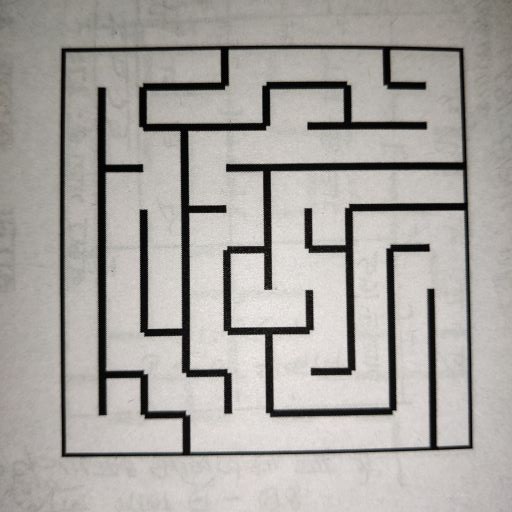
#> input picture task_1b_detect_and_encode_maze/test_cases/maze09.jpg, 512 x 512 px
$ python pyimagesearch1.py
#> lines starting #> are read from the running program, lines starting #| are printed output that depends on the picture; after the words box and inside, x2 and y2 are one past the last pixel; in counts of white or black regions, pixels touching at a corner belong together
import cv2 as cv
import numpy as np
from matplotlib import pyplot as plt
import imutils
from skimage.filters import threshold_local
def order_points(pts):
	# initialzie a list of coordinates that will be ordered
	# such that the first entry in the list is the top-left,
	# the second entry is the top-right, the third is the
	# bottom-right, and the fourth is the bottom-left
	rect = np.zeros((4, 2), dtype = "float32")
	# the top-left point will have the smallest sum, whereas
	# the bottom-right point will have the largest sum
	s = pts.sum(axis = 1)
	rect[0] = pts[np.argmin(s)]
	rect[2] = pts[np.argmax(s)]
	# now, compute the difference between the points, the
	# top-right point will have the smallest difference,
	# whereas the bottom-left will have the largest difference
	diff = np.diff(pts, axis = 1)
	rect[1] = pts[np.argmin(diff)]
	rect[3] = pts[np.argmax(diff)]
	# return the ordered coordinates
	return rect
def four_point_transform(image, pts):
	# obtain a consistent order of the points and unpack them
	# individually
	rect = order_points(pts)
	(tl, tr, br, bl) = rect
	# compute the width of the new image, which will be the
	# maximum distance between bottom-right and bottom-left
	# x-coordiates or the top-right and top-left x-coordinates
	widthA = np.sqrt(((br[0] - bl[0]) ** 2) + ((br[1] - bl[1]) ** 2))
	widthB = np.sqrt(((tr[0] - tl[0]) ** 2) + ((tr[1] - tl[1]) ** 2))
	maxWidth = max(int(widthA), int(widthB))
	# compute the height of the new image, which will be the
	# maximum distance between the top-right and bottom-right
	# y-coordinates or the top-left and bottom-left y-coordinates
	heightA = np.sqrt(((tr[0] - br[0]) ** 2) + ((tr[1] - br[1]) ** 2))
	heightB = np.sqrt(((tl[0] - bl[0]) ** 2) + ((tl[1] - bl[1]) ** 2))
	maxHeight = max(int(heightA), int(heightB))
	print(f"max width{maxWidth} and max height = {maxHeight}")
	# now that we have the dimensions of the new image, construct
	# the set of destination points to obtain a "birds eye view",
	# (i.e. top-down view) of the image, again specifying points
	# in the top-left, top-right, bottom-right, and bottom-left
	# order
	dst = np.array([
		[0, 0],
		[maxWidth - 1, 0],
		[maxWidth - 1, maxHeight - 1],
		[0, maxHeight - 1]], dtype = "float32")
	# compute the perspective transform matrix and then apply it
	M = cv.getPerspectiveTransform(rect, dst)
	warped = cv.warpPerspective(image, M, (maxWidth, maxHeight))
	# return the warped image
	return warped
if __name__ == '__main__':

	image = cv.imread('maze09.jpg')
#> image is the input picture: shape (512, 512, 3); mean B, G, R 160.4, 164.4, 167.9
	ratio = image.shape[0] / 500.0
#> ratio = 1.02
	orig = image.copy()
	image = imutils.resize(image, height = 500)
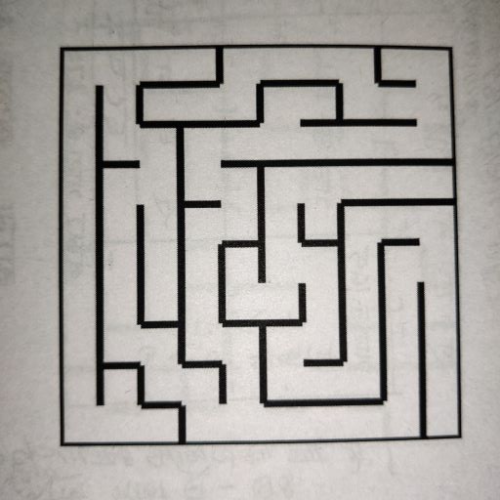
#> image: shape (500, 500, 3); mean B, G, R 160.4, 164.4, 167.9
	# convert the image to grayscale, blur it, and find edges
	# in the image
	gray = cv.cvtColor(image, cv.COLOR_BGR2GRAY)
	gray = cv.GaussianBlur(gray, (3, 3), 0)
	edged = cv.Canny(gray, 75, 200)
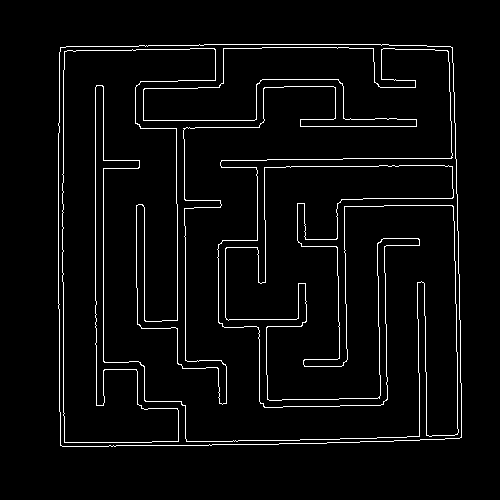
#> edged: shape (500, 500); 3.8% white in thin lines or dots, all inside (x1, y1, x2, y2) = (58, 44, 462, 447)
	# show the original image and the edge detected image
	print("STEP 1: Edge Detection")
	cv.imshow("Image", image)
	cv.imshow("Edged", edged)
	cnts = cv.findContours(edged.copy(), cv.RETR_LIST, cv.CHAIN_APPROX_SIMPLE)
#> cnts = 4 contours; box (x1, y1, x2, y2) and area: (58, 44, 462, 447) 158836, (58, 44, 462, 447) 158834, (62, 47, 459, 443) 129890, (62, 47, 459, 443) 129772
	cnts = imutils.grab_contours(cnts)
	cnts = sorted(cnts, key = cv.contourArea, reverse = True)[:5]
	# loop over the contours
	for c in cnts:
		# approximate the contour
		peri = cv.arcLength(c, True)
		approx = cv.approxPolyDP(c, 0.02 * peri, True)
		# if our approximated contour has four points, then we
		# can assume that we have found our screen
		if len(approx) == 4:
			screenCnt = approx
			break
#> this loop made 1 pass
#> (peri, screenCnt) on pass 1: (1600.5, [[60, 47], [60, 445], [461, 437], [452, 47]])
	# show the contour (outline) of the piece of paper
	print("STEP 2: Find contours of paper")
	cv.drawContours(image, [screenCnt], -1, (0, 255, 0), 2)
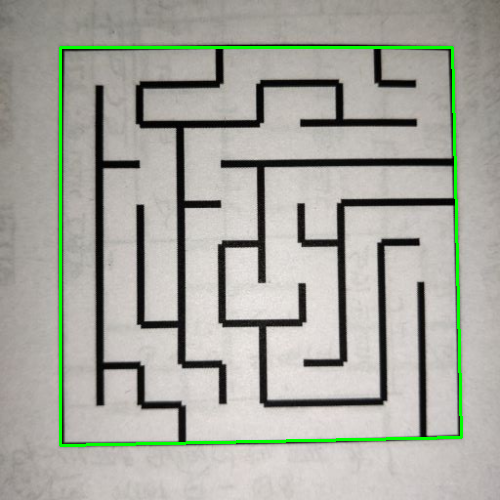
#> image: shape (500, 500, 3); 1.9% of pixels changed, all inside (x1, y1, x2, y2) = (59, 46, 463, 447)
	#cv.imshow("Outline", image)
	warped = four_point_transform(orig, screenCnt.reshape(4, 2) * ratio)
#> in order_points, `s = pts.sum(axis = 1)`: s = [109.6, 517.1, 919.6, 511]
#> in order_points, `diff = np.diff(pts, axis = 1)`: diff = [-13.31, 394.2, -24.58, -414.7]
#> in four_point_transform, `rect = order_points(pts)`: rect = [[61.44, 48.13], [462.8, 48.13], [472.1, 447.5], [61.44, 455.7]]
#> in four_point_transform, `(tl, tr, br, bl) = rect`: tl = [61.44, 48.13]; tr = [462.8, 48.13]; br = [472.1, 447.5]; bl = [61.44, 455.7]
#> in four_point_transform, `widthA = np.sqrt(((br[0] - bl[0]) ** 2) + ((br[1] - bl[1]) ** 2))`: widthA = 410.7
#> in four_point_transform, `widthB = np.sqrt(((tr[0] - tl[0]) ** 2) + ((tr[1] - tl[1]) ** 2))`: widthB = 401.4
#> in four_point_transform, `maxWidth = max(int(widthA), int(widthB))`: maxWidth = 410
#> in four_point_transform, `heightA = np.sqrt(((tr[0] - br[0]) ** 2) + ((tr[1] - br[1]) ** 2))`: heightA = 399.5
#> in four_point_transform, `heightB = np.sqrt(((tl[0] - bl[0]) ** 2) + ((tl[1] - bl[1]) ** 2))`: heightB = 407.6
#> in four_point_transform, `maxHeight = max(int(heightA), int(heightB))`: maxHeight = 407
#| max width410 and max height = 407
#> in four_point_transform, `dst = np.array([ [0, 0], [maxWidth - 1, 0], [maxWidth - 1, maxHeight -..`: dst = [[0, 0], [409, 0], [409, 406], [0, 406]]
#> in four_point_transform, `M = cv.getPerspectiveTransform(rect, dst)`: M = [[0.999, 5.59e-18, -61.36], [1.39e-16, 1.02, -49.06], [-4.89e-05, 5.75e-05, 1]]
#> in four_point_transform, `warped = cv.warpPerspective(image, M, (maxWidth, maxHeight))`:
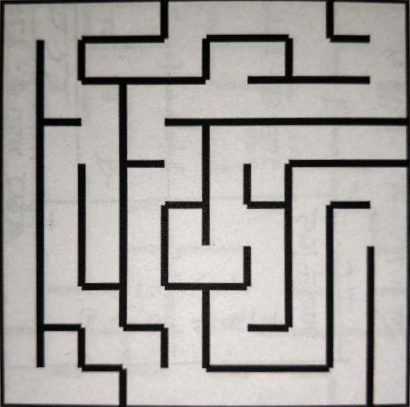
#> warped: shape (407, 410, 3); mean B, G, R 159.5, 163.2, 166.4
	warped = cv.cvtColor(warped, cv.COLOR_BGR2GRAY)
#> warped: shape (407, 410)
	cv.imshow("warped", warped)
	cv.imwrite("getPerspectiveTransform.jpg",warped)
	T = threshold_local(warped, 11, offset = 10, method = "gaussian")
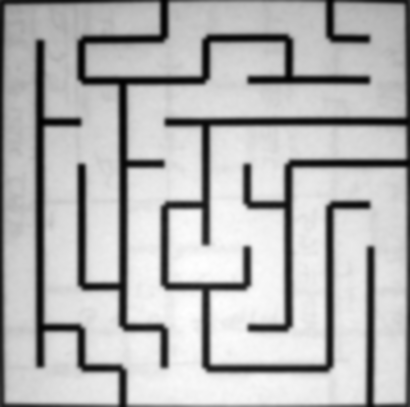
#> T: shape (407, 410) float64; min -5.01, max 218.7, mean 153.6; drawn with min black and max white
	warped = (warped > T).astype("uint8") * 255
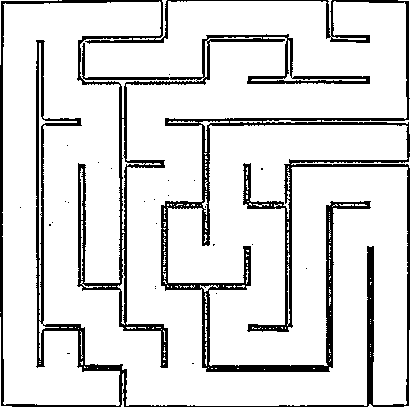
#> warped: shape (407, 410); 86.5% white; 26 black regions (25 under 20 px), largest, box (x1, y1, x2, y2) and area: (0, 0, 410, 407) 22466
	# show the original and scanned images
	print("STEP 3: Apply perspective transform")
	#cv.imshow("Original", imutils.resize(orig, height = 510))
	#cv.imshow("Scanned", imutils.resize(warped, height = 510))
	cv.waitKey(0)
	cv.destroyAllWindows()

$ run again, with task_1b_detect_and_encode_maze/test_cases/maze00.jpg copied over task_1b_detect_and_encode_maze/test_cases/maze09.jpg
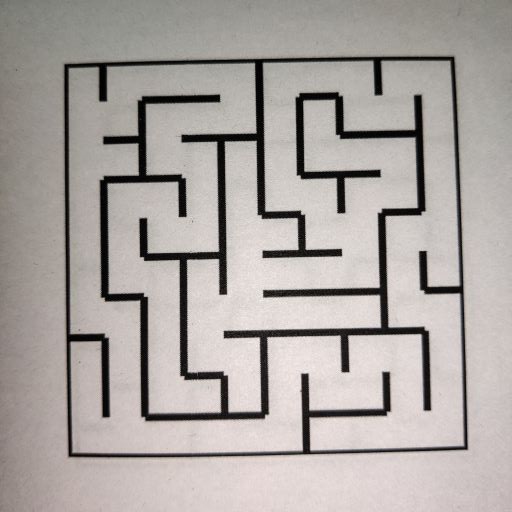
#> input picture task_1b_detect_and_encode_maze/test_cases/maze00.jpg, 512 x 512 px
#> image is the input picture: shape (512, 512, 3); mean B, G, R 161.5, 164.9, 171
#> `edged = cv.Canny(gray, 75, 200)`:
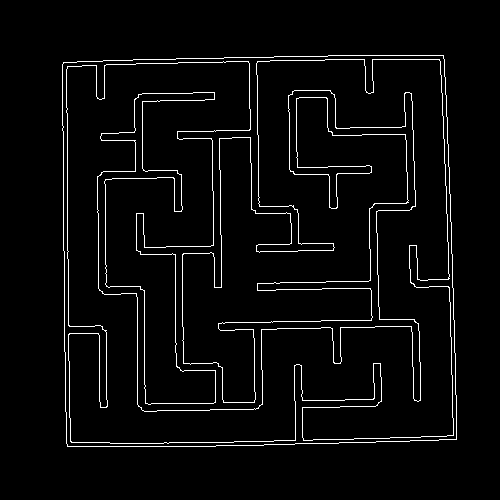
#> edged: shape (500, 500); 3.6% white in thin lines or dots, all inside (x1, y1, x2, y2) = (62, 55, 457, 447)
#> cnts = 4 contours; box (x1, y1, x2, y2) and area: (62, 55, 457, 447) 149710, (62, 55, 457, 447) 149708, (66, 59, 454, 444) 122142, (66, 59, 454, 444) 122026
#> the loop `for c in cnts:` made 1 pass
#> (peri, screenCnt) on pass 1: (1551.5, [[443, 55], [63, 62], [67, 446], [456, 439]])
#> s = [510, 128, 525.3, 916.5]
#> diff = [-397.3, -1.02, 388.1, -17.41]
#> rect = [[64.51, 63.49], [453.6, 56.32], [466.9, 449.5], [68.61, 456.7]]
#> tl = [64.51, 63.49]; tr = [453.6, 56.32]; br = [466.9, 449.5]; bl = [68.61, 456.7]
#> widthA = 398.4
#> widthB = 389.2
#> maxWidth = 398
#> heightA = 393.4
#> heightB = 393.2
#> maxHeight = 393
#| max width398 and max height = 393
#> dst = [[0, 0], [397, 0], [397, 392], [0, 392]]
#> M = [[1.02, -0.0107, -65.42], [0.0189, 1.02, -66.25], [2.2e-06, 6.04e-05, 1]]
#> `warped = (warped > T).astype("uint8") * 255`:
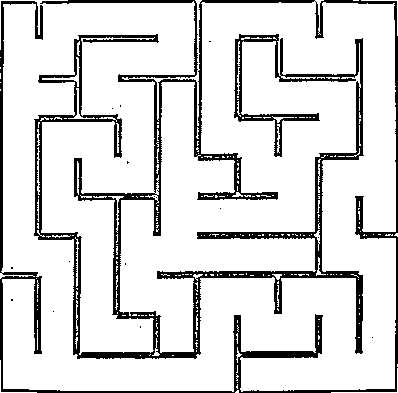
#> warped: shape (393, 398); 85.9% white; 16 black regions (15 under 20 px), largest, box (x1, y1, x2, y2) and area: (0, 0, 398, 393) 22066

$ run again, with task_1b_detect_and_encode_maze/test_cases/maze01.jpg copied over task_1b_detect_and_encode_maze/test_cases/maze09.jpg
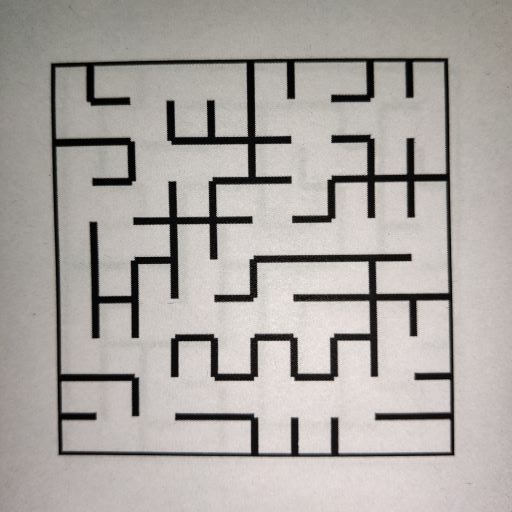
#> input picture task_1b_detect_and_encode_maze/test_cases/maze01.jpg, 512 x 512 px
#> image is the input picture: shape (512, 512, 3); mean B, G, R 163, 166.8, 171.7
#> `edged = cv.Canny(gray, 75, 200)`:
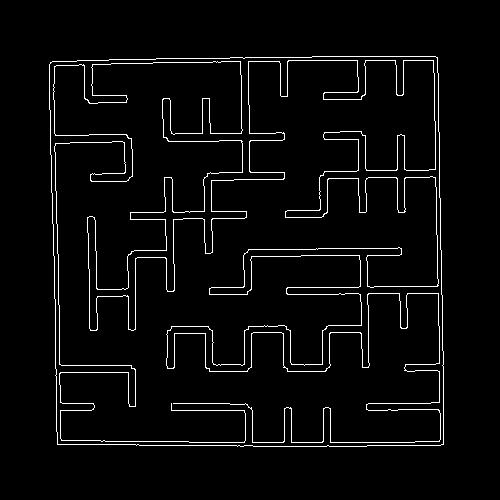
#> edged: shape (500, 500); 3.6% white in thin lines or dots, all inside (x1, y1, x2, y2) = (49, 56, 444, 447)
#> cnts = 3 contours; box (x1, y1, x2, y2) and area: (49, 56, 444, 447) 150170, (49, 56, 444, 447) 150168, (53, 60, 441, 443) 176
#> the loop `for c in cnts:` made 1 pass
#> (peri, screenCnt) on pass 1: (1558.6, [[437, 57], [50, 62], [57, 444], [443, 444]])
#> s = [505.9, 114.7, 513, 908.3]
#> diff = [-389.1, 12.29, 396.3, 1.02]
#> rect = [[51.2, 63.49], [447.5, 58.37], [453.6, 454.7], [58.37, 454.7]]
#> tl = [51.2, 63.49]; tr = [447.5, 58.37]; br = [453.6, 454.7]; bl = [58.37, 454.7]
#> widthA = 395.3
#> widthB = 396.3
#> maxWidth = 396
#> heightA = 396.3
#> heightB = 391.2
#> maxHeight = 396
#| max width396 and max height = 396
#> dst = [[0, 0], [395, 0], [395, 395], [0, 395]]
#> M = [[1.01, -0.0185, -50.58], [0.013, 1.01, -64.66], [3.3e-05, -7.73e-06, 1]]
#> `warped = (warped > T).astype("uint8") * 255`:
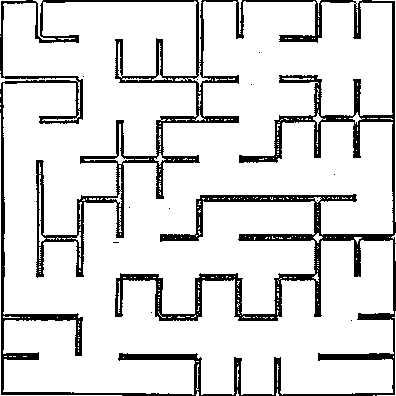
#> warped: shape (396, 396); 86.2% white; 12 black regions (11 under 20 px), largest, box (x1, y1, x2, y2) and area: (0, 0, 396, 396) 21656

$ run again, with task_1b_detect_and_encode_maze/test_cases/maze02.jpg copied over task_1b_detect_and_encode_maze/test_cases/maze09.jpg
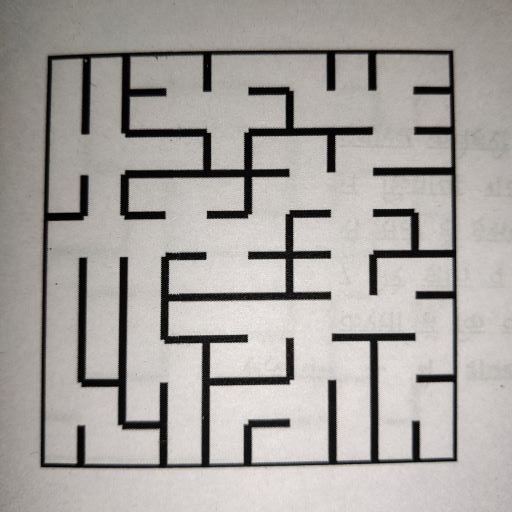
#> input picture task_1b_detect_and_encode_maze/test_cases/maze02.jpg, 512 x 512 px
#> image is the input picture: shape (512, 512, 3); mean B, G, R 159.5, 163.1, 167.2
#> `edged = cv.Canny(gray, 75, 200)`:
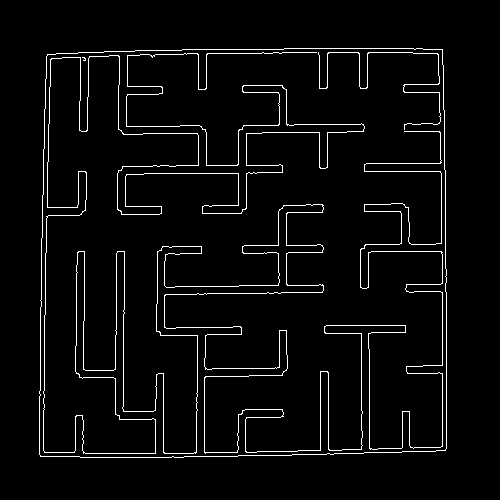
#> edged: shape (500, 500); 3.8% white in thin lines or dots, all inside (x1, y1, x2, y2) = (39, 48, 447, 458)
#> cnts = 5 contours, 2 with area under 20; largest, box (x1, y1, x2, y2) and area: (39, 48, 447, 458) 163396, (39, 48, 447, 458) 163394, (43, 52, 443, 454) 146
#> the loop `for c in cnts:` made 1 pass
#> (peri, screenCnt) on pass 1: (1620.8, [[442, 49], [47, 54], [40, 456], [445, 450]])
#> s = [502.8, 103.4, 507.9, 916.5]
#> diff = [-402.4, 7.17, 426, 5.12]
#> rect = [[48.13, 55.3], [452.6, 50.18], [455.7, 460.8], [40.96, 466.9]]
#> tl = [48.13, 55.3]; tr = [452.6, 50.18]; br = [455.7, 460.8]; bl = [40.96, 466.9]
#> widthA = 414.8
#> widthB = 404.5
#> maxWidth = 414
#> heightA = 410.6
#> heightB = 411.7
#> maxHeight = 411
#| max width414 and max height = 411
#> dst = [[0, 0], [413, 0], [413, 410], [0, 410]]
#> M = [[1.02, 0.0178, -50.19], [0.013, 1.02, -57.29], [-4.48e-06, 6.17e-05, 1]]
#> `warped = (warped > T).astype("uint8") * 255`:
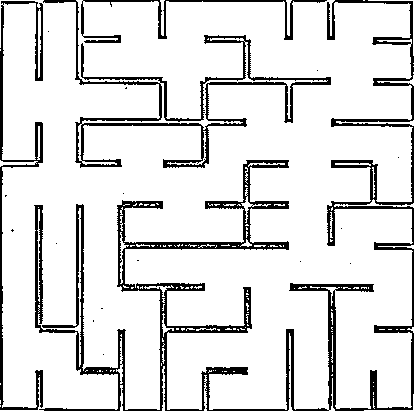
#> warped: shape (411, 414); 87.2% white; 19 black regions (15 under 20 px), largest, box (x1, y1, x2, y2) and area: (34, 0, 414, 411) 14148, (43, 0, 331, 168) 4167, (0, 1, 43, 410) 2224, (81, 0, 327, 43) 1142
